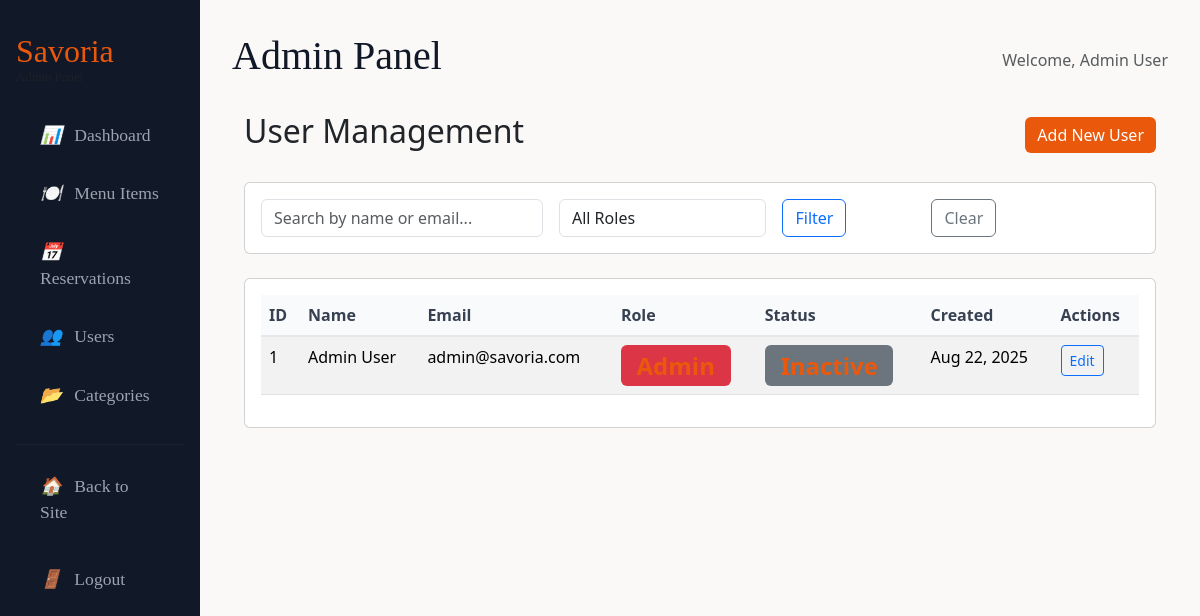
The page /admin/user-list.php (signed in) on the database its author committed.
### tables this page shows
CREATE TABLE users (
    id INT AUTO_INCREMENT PRIMARY KEY,
    name VARCHAR(100) NOT NULL,
    email VARCHAR(150) UNIQUE NOT NULL,
    password_hash VARCHAR(255) NOT NULL,
    role ENUM('admin', 'user') DEFAULT 'user',
    phone VARCHAR(20),
    last_login TIMESTAMP NULL,
    created_at TIMESTAMP DEFAULT CURRENT_TIMESTAMP,
    updated_at TIMESTAMP DEFAULT CURRENT_TIMESTAMP ON UPDATE CURRENT_TIMESTAMP,
    INDEX idx_email (email),
    INDEX idx_role (role)
);

### includes/auth.php (called while the page is built, shortened)
<?php
require_once __DIR__ . '/db.php';
function is_logged_in() {
    return isset($_SESSION['user_id']) && !empty($_SESSION['user_id']);
}
function current_user() {
    static $user = null;
    if ($user === null) {
        $user = db_fetch_one(
            "SELECT id, name, email, role, created_at FROM users WHERE id = ?",
            [$_SESSION['user_id']],
            'i'
        );
    }
    return $user;
}
function has_role($role) {
    $user = current_user();
    return $user && $user['role'] === $role;
}
?>

### includes/db.php (called while the page is built, shortened)
<?php
class Database {
    private static $instance = null;
    private $connection;
    private function __construct() {
        try {
            $this->connection = new mysqli(DB_HOST, DB_USER, DB_PASS, DB_NAME);
            $this->connection->set_charset("utf8mb4");
        } catch (Exception $e) {
            if (DEBUG_MODE) {
                die("Database connection error: " . $e->getMessage());
            } else {
                die("Database connection error. Please try again later.");
            }
        }
    }
    public static function getInstance() {
        if (self::$instance === null) {
            self::$instance = new Database();
        }
        return self::$instance;
    }
    public function query($sql, $params = [], $types = '') {
        $stmt = $this->connection->prepare($sql);
        if (!empty($params)) {
            if (empty($types)) {
                $types = str_repeat('s', count($params));
                foreach ($params as $param) {
                    if (is_int($param)) {
                        $types = substr_replace($types, 'i', 0, 1);
                    } elseif (is_float($param)) {
                        $types = substr_replace($types, 'd', 0, 1);
                    }
                }
            }
            $stmt->bind_param($types, ...$params);
        }
        if (!$stmt->execute()) {
            if (DEBUG_MODE) {
                throw new Exception("Execute failed: " . $stmt->error);
            } else {
                throw new Exception("Database operation failed");
            }
        }
        return $stmt;
    }
    public function fetchOne($sql, $params = [], $types = '') {
        $stmt = $this->query($sql, $params, $types);
        $result = $stmt->get_result();
        return $result->fetch_assoc();
    }
    public function fetchAll($sql, $params = [], $types = '') {
        $stmt = $this->query($sql, $params, $types);
        $result = $stmt->get_result();
        return $result->fetch_all(MYSQLI_ASSOC);
    }
}
function db() {
    return Database::getInstance();
}
function db_fetch_one($sql, $params = [], $types = '') {
    return db()->fetchOne($sql, $params, $types);
}
function db_fetch_all($sql, $params = [], $types = '') {
    return db()->fetchAll($sql, $params, $types);
}
?>

### admin/user-list.php (the view, shortened to what this page needs)
<?php
    require_once __DIR__ . '/../includes/auth.php';
    require_once __DIR__ . '/../includes/db.php';
    if (! is_logged_in() || ! has_role('admin')) {
        header('Location: ../auth/login.php');
        exit;
    }
    $search      = $_GET['search'] ?? '';
    $page        = max(1, intval($_GET['page'] ?? 1));
    $per_page    = 10;
    $offset      = ($page - 1) * $per_page;
    $where_conditions = [];
    $params           = [];
    $where_clause = ! empty($where_conditions) ? 'WHERE ' . implode(' AND ', $where_conditions) : '';
    $sql               = "SELECT * FROM users $where_clause ORDER BY created_at DESC LIMIT ? OFFSET ?";
    $params_with_limit = array_merge($params, [$per_page, $offset]);
    $users             = db_fetch_all($sql, $params_with_limit);
    include 'shared/header.php';
?>
<div class="container-fluid">
    <div class="row">
        <div class="col-12">
            <div class="d-flex justify-content-between align-items-center mb-4">
                <h2>User Management</h2>
                <button type="button" class="btn btn-primary" data-bs-toggle="modal" data-bs-target="#createUserModal">
                    Add New User
                </button>
            </div>
            <div class="card mb-4">
                <div class="card-body">
                    <form method="GET" class="row g-3">
                        <div class="col-md-4">
                            <input type="text" class="form-control" name="search" placeholder="Search by name or email..." value="<?php echo htmlspecialchars($search) ?>">
                        </div>
                        <div class="col-md-3">
                            <select name="role" class="form-control">
                                <option value="">All Roles</option>
                            </select>
                        </div>
                        <div class="col-md-2">
                            <button type="submit" class="btn btn-outline-primary">Filter</button>
                        </div>
                        <div class="col-md-2">
                            <a href="user-list.php" class="btn btn-outline-secondary">Clear</a>
                        </div>
                    </form>
                </div>
            </div>
            <div class="card">
                <div class="card-body">
                    <?php if (empty($users)): ?>
                        <div class="text-center py-4">
                            <p class="text-muted">No users found.</p>
                        </div>
                    <?php else: ?>
                        <div class="table-responsive">
                            <table class="table table-striped">
                                <thead>
                                    <tr>
                                        <th>ID</th>
                                        <th>Name</th>
                                        <th>Email</th>
                                        <th>Role</th>
                                        <th>Status</th>
                                        <th>Created</th>
                                        <th>Actions</th>
                                    </tr>
                                </thead>
                                <tbody>
                                    <?php foreach ($users as $user): ?>
                                        <tr>
                                            <td><?php echo $user['id'] ?></td>
                                            <td><?php echo htmlspecialchars($user['name']) ?></td>
                                            <td><?php echo htmlspecialchars($user['email']) ?></td>
                                            <td>
                                                <span class="badge                                                                   <?php echo $user['role'] === 'admin' ? 'bg-danger' : 'bg-primary' ?>">
                                                </span>
                                            </td>
                                            <td>
                                                <span class="badge                                                                   <?php echo $user['is_active'] ? 'bg-success' : 'bg-secondary' ?>">
                                                </span>
                                            </td>
                                            <td><?php echo date('M j, Y', strtotime($user['created_at'])) ?></td>
                                            <td>
                                                <div class="btn-group btn-group-sm">
                                                    <a href="user-edit.php?id=<?php echo $user['id'] ?>" class="btn btn-outline-primary">Edit</a>
                                                </div>
                                            </td>
                                        </tr>
                                    <?php endforeach; ?>
                                </tbody>
                            </table>
                        </div>
<?php endif; ?>
                </div>
            </div>
        </div>
    </div>
</div>
<?php include 'shared/footer.php'; ?>

### admin/shared/header.php (shortened to what this page needs)
<?php
    $user = current_user();
?>
<!DOCTYPE html>
<html lang="en">
<head>
    <link href="https://cdn.jsdelivr.net/npm/bootstrap@5.3.3/dist/css/bootstrap.min.css" rel="stylesheet">
    <link rel="stylesheet" href="../css/main.css">
</head>
<body>
    <div class="container-fluid p-0">
        <div class="row g-0">
            <div class="col-md-3 col-lg-2 admin-sidebar">
                <div class="px-3">
                    <h2 class="text-white mb-4" style="font-family: 'Cormorant Garamond', serif;">
                        <a href="../index.php" style="color: #ea580c; text-decoration: none;">Savoria</a>
                        <small class="d-block text-muted" style="font-size: 0.8rem;">Admin Panel</small>
                    </h2>
                    <nav class="nav flex-column">
                        <a href="index.php" class="admin-nav-link                                                                  <?php echo($current_page ?? '') === 'dashboard' ? 'active' : '' ?>">
                            <i class="me-2">📊</i> Dashboard
                        </a>
                        <a href="menu-list.php" class="admin-nav-link                                                                      <?php echo($current_page ?? '') === 'menu' ? 'active' : '' ?>">
                            <i class="me-2">🍽️</i> Menu Items
                        </a>
                        <a href="reservation-list.php" class="admin-nav-link                                                                             <?php echo($current_page ?? '') === 'reservations' ? 'active' : '' ?>">
                            <i class="me-2">📅</i> Reservations
                        </a>
                        <a href="user-list.php" class="admin-nav-link                                                                      <?php echo($current_page ?? '') === 'users' ? 'active' : '' ?>">
                            <i class="me-2">👥</i> Users
                        </a>
                        <a href="category-list.php" class="admin-nav-link                                                                          <?php echo($current_page ?? '') === 'categories' ? 'active' : '' ?>">
                            <i class="me-2">📂</i> Categories
                        </a>
                        <hr class="my-3" style="border-color: #374151;">
                        <a href="../index.php" class="admin-nav-link">
                            <i class="me-2">🏠</i> Back to Site
                        </a>
                        <form method="POST" action="../auth/logout.php" class="mt-2">
                            <button type="submit" class="admin-nav-link border-0 bg-transparent w-100 text-start">
                                <i class="me-2">🚪</i> Logout
                            </button>
                        </form>
                    </nav>
                </div>
            </div>
            <div class="col-md-9 col-lg-10 admin-content">
                <div class="d-flex justify-content-between align-items-center mb-4">
                    <div>
                        <h1 style="font-family: 'Cormorant Garamond', serif; color: #111827;">
                            <?php echo $page_title ?? 'Admin Panel' ?>
                        </h1>
                    </div>
                    <div class="text-muted">
                        Welcome,                                 <?php echo htmlspecialchars($user['name']) ?>
                    </div>
                </div>

### css/main.css (style rules this page uses)
.card-body span { color: #ea580c !important; font-size: 1.5rem; }
.btn-primary { background-color: #ea580c; border: 1px #ea580c; }

### admin/shared/header.php (style rules this page uses)
.admin-sidebar { background-color: #111827; min-height: 100vh; padding-top: 2rem; }
.admin-content { background-color: #faf9f7; min-height: 100vh; padding: 2rem; }
.admin-nav-link { color: #9ca3af; text-decoration: none; padding: 0.75rem 1.5rem; display: block; border-radius: 8px; margin-bottom: 0.5rem; transition: all 0.2s; font-family: "Cormorant Garamond", serif; font-size: 1.1rem; }
.table th { background-color: #f9fafb; border-bottom: 2px solid #e5e7eb; font-weight: 600; color: #374151; }
.btn-primary { background-color: #ea580c; border-color: #ea580c; }

### rows shown on the page
users: name "Admin User", id "1", email "admin@savoria.com", created_at "Aug 22, 2025"

### other values the page prints
$page_title "Admin Panel"
